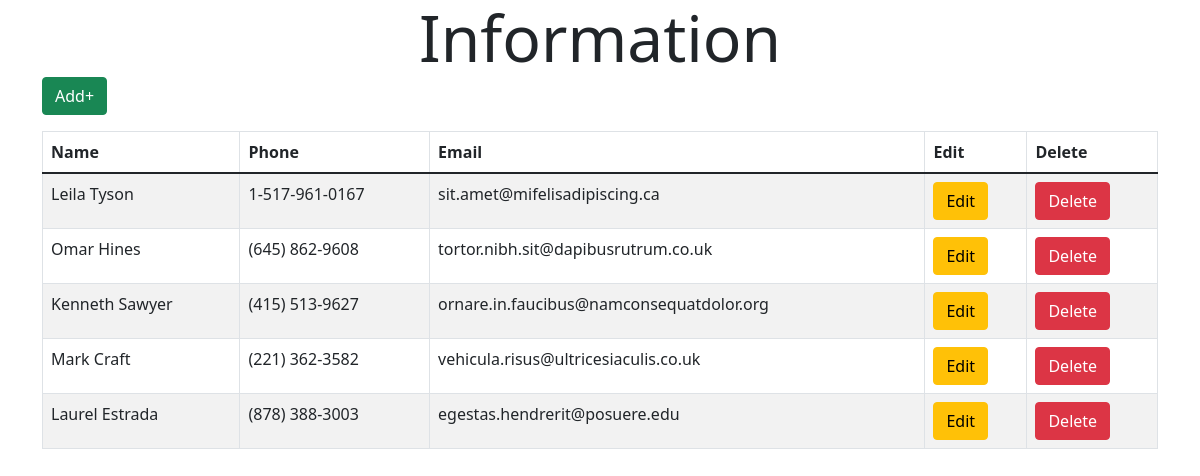
The page / on the database its author committed.
### tables this page shows
CREATE TABLE `mytable` (
  `id` mediumint(8) UNSIGNED NOT NULL,
  `name` varchar(255) DEFAULT NULL,
  `phone` varchar(100) DEFAULT NULL,
  `email` varchar(255) DEFAULT NULL
);

### index.php (the view, shortened to what this page needs)
<?php
    require_once('connection.php');
?>
<!DOCTYPE html>
<html lang="en">
<head>
    <link rel="stylesheet" href="bootstrap/bootstrap.css">
</head>
<body>
    <div class="container">
    <div class="display-3 text-center">Information</div>
    <a href="add.php" class="btn btn-success mb-3">Add+</a>
    <table class="table table-striped table-bordered table-hover">
        <thead>
            <tr>
                <th>Name</th>
                <th>Phone</th>
                <th>Email</th>
                <th>Edit</th>
                <th>Delete</th>
            </tr>
        </thead>
        <tbody>
            <?php
                $select_stmt = $db->prepare("SELECT * FROM mytable");
                $select_stmt->execute();
                while ($row = $select_stmt->fetch(PDO::FETCH_ASSOC)) {
            ?>
                <tr>
                    <td><?php echo $row["name"]; ?></td>
                    <td><?php echo $row["phone"]; ?></td>
                    <td><?php echo $row["email"]; ?></td>
                    <td><a href="edit.php?update_id=<?php echo $row["id"]; ?>" class="btn btn-warning">Edit</a></td>
                    <td><a href="?delete_id=<?php echo $row["id"]; ?>" class="btn btn-danger">Delete</a></td>
                </tr>
                <?php } ?>
        </tbody>
    </table>
    </div>
</body>
</html>

### rows shown on the page
mytable: name "Leila Tyson", phone "1-517-961-0167", email "sit.amet@mifelisadipiscing.ca"
mytable: name "Omar Hines", phone "(645) 862-9608", email "tortor.nibh.sit@dapibusrutrum.co.uk"
mytable: name "Kenneth Sawyer", phone "(415) 513-9627", email "ornare.in.faucibus@namconsequatdolor.org"
mytable: name "Mark Craft", phone "(221) 362-3582", email "vehicula.risus@ultricesiaculis.co.uk"
mytable: name "Laurel Estrada", phone "(878) 388-3003", email "egestas.hendrerit@posuere.edu"
